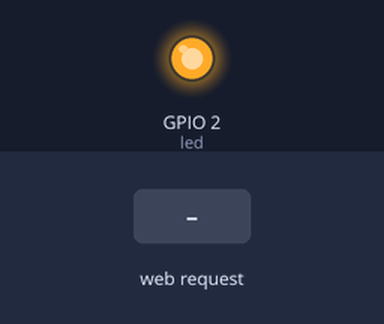
This sketch was run on a simulated ESP8266 (NodeMCU). On the bench: output pins drawn as LEDs (lit = HIGH). Inputs (shaded band) come from the test bench. WiFi joins after 1.5 s; servers stay silent unless stated; what the sketch prints to the serial monitor is not drawn.

Above: at 2.7 s.
2.8 s: HTTP request GET / received
Timing chart, 0 to 5.8 s (numbered marks = the images above; inputs shaded):
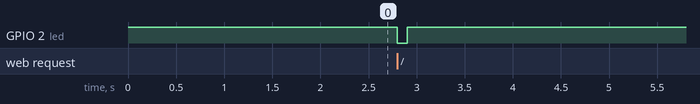

The sketch:

WebServer.ino
```cpp
//include libraies (ESP8266)
#include <ESP8266WiFi.h>
#include <ESP8266WebServer.h>

//Wifi Connection Setting
#define WiFi_ID "USER_WiFi_ID"
#define WiFi_PW "USER_WiFi_PW"

ESP8266WebServer server(80);  // WebServer Object : Sets Server Port

int led = LED_BUILTIN;  //LED Built-In

void WiFiSetup(){  //Connects WiFi
  WiFi.begin(WiFi_ID, WiFi_PW);
  Serial.print(F("Connecting"));
  while (WiFi.status() != WL_CONNECTED) {
    delay(100);
    Serial.print(".");
  }
  Serial.println();
  Serial.print(F("Connected, IP Address: "));
  Serial.println(WiFi.localIP());
}

void setup()  //The function that runs when the program starts
{
  pinMode(led,OUTPUT);
  digitalWrite(led,HIGH);
  Serial.begin(115200);
  Serial.println();
  WiFiSetup();  //Connects WiFi
  server.on("/", handleRoot);
  server.begin();
  Serial.println("HTTP server operated.");
}

void handleRoot()  //The function that runs when the program starts
{
  digitalWrite(led,LOW);
  server.send(200,"text/plain","Hello from ESP8266");
  delay(100);
  digitalWrite(led,HIGH);
}

void loop()
{
  server.handleClient();
}
```

Measured:
- after the input at 2.8 s, GPIO 2 (led): HIGH → LOW at once, → HIGH 0.10 s later
